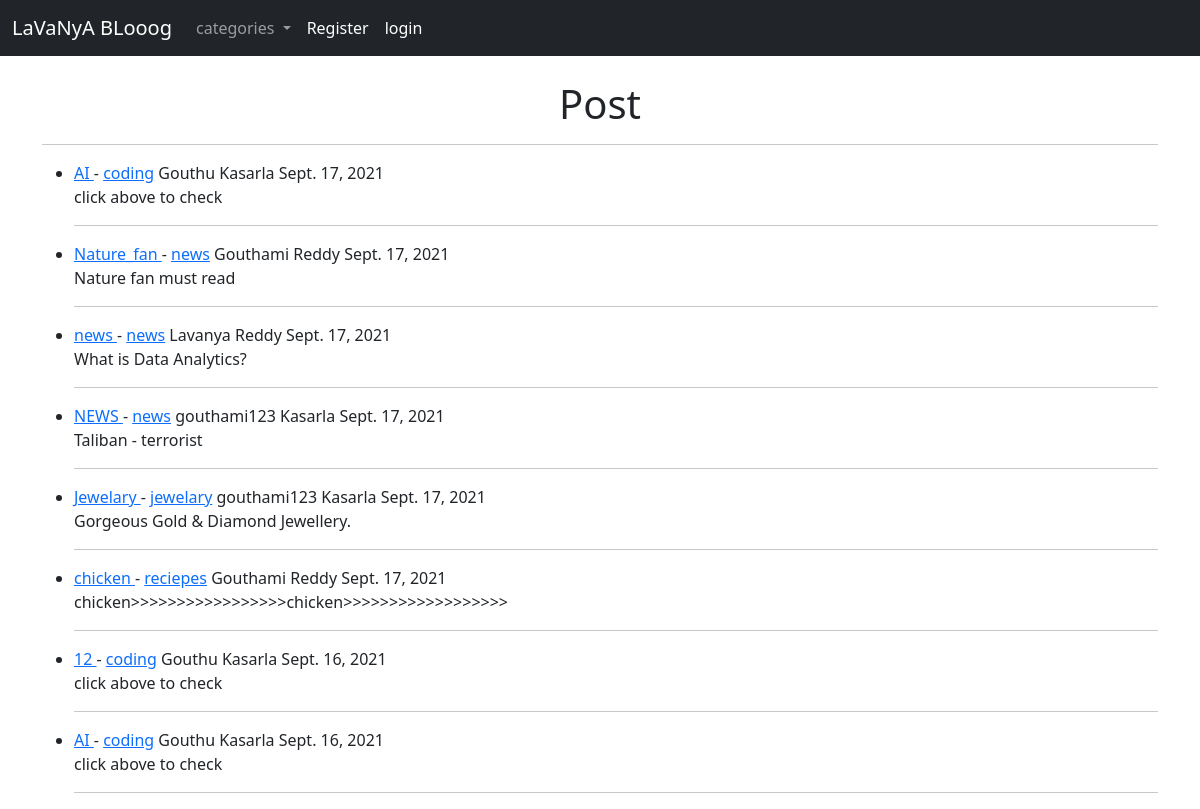
The page / on the database its author committed.
### myblog/models.py (models this page shows, shortened)
class Post(models.Model):
    title = models.CharField(max_length=255)
    header_image = models.ImageField(null=True, blank=True, upload_to="images/")
    title_tag = models.CharField(max_length=255)
    author = models.ForeignKey(User, on_delete=models.CASCADE)
    body = RichTextField(blank=True, null=True)
    post_date=models.DateField(auto_now_add=True)
    category = models.CharField(max_length=255, default='jobs')
    snippet = models.CharField(max_length=255)

### myblog/views.py (the view)
# urls.py: path('', HomeView.as_view(),name='home'),
class HomeView(ListView):
    model=Post
    template_name = 'home.html'
    ordering = ['-post_date']
    def get_context_data(self, *args, **kwargs):
        cat_menu = category.objects.all()
        context = super(HomeView, self).get_context_data(*args, **kwargs)
        context['cat_menu'] = cat_menu
        return context

### myblog/models.py (called while the page is built)
    def __str__(self):
        return self.name

### myblog/templates/home.html (shortened to what this page needs)
{% extends 'base.html' %}
{% block content %}
<h1 style="text-align: center;">Post</h1><hr/>
<ul>
{% for post in object_list %}
    <li><a href="{% url 'article-detail' post.pk %}"> {{post.title}}
    </a>
        - <a href="{% url 'category' post.category|slugify %}">{{post.category }}</a>
        {{ post.author.first_name }}
        {{ post.author.last_name }}
        {{post.post_date}} <br/>
    {{ post.snippet }}
</li><hr/>
{% endfor %}
</ul>
{% endblock %}

### myblog/templates/base.html (shortened to what this page needs)
<!doctype html>
<html lang="en">
  <head>
    <link href="https://cdn.jsdelivr.net/npm/bootstrap@5.1.1/dist/css/bootstrap.min.css" rel="stylesheet">
  </head>
  <body>
    <nav class="navbar navbar-expand-lg navbar-dark bg-dark">
        <div class="container-fluid">
          <a class="navbar-brand" href="{% url 'home' %}">LaVaNyA BLooog</a>
          <div class="collapse navbar-collapse" id="navbarSupportedContent">
            <ul class="navbar-nav me-auto mb-2 mb-lg-0">
              {% if cat_menu %}
              <li class="nav-item dropdown">
                <a class="nav-link dropdown-toggle" href="#" id="navbarDropdown" role="button" data-bs-toggle="dropdown" aria-expanded="false">
                 categories
                </a>
              </li>
              {% endif %}
              {% if user.is_authenticated %}
              <li class="nav-item">
                <a class="nav-link active" aria-current="page" href="{% url 'add_post' %}">Add Post</a>
              </li>
              <li class="nav-item">
                <a class="nav-link active" aria-current="page" href="{% url 'add_category' %}">Add Category</a>
              </li>
              <li class="nav-item">
                <a class="nav-link active" aria-current="page" href="{% url 'edit_profile' %}">Edit Profile</a>
              </li>
              <li class="nav-item">
                <a class="nav-link active" aria-current="page" href="{% url 'logout' %}">logout</a>
              </li>
              {% else %}
              <li class="nav-item">
                <a class="nav-link active" aria-current="page" href="{% url 'register' %}">Register</a>
              </li>
              <li class="nav-item">
                <a class="nav-link active" aria-current="page" href="{% url 'login' %}">login</a>
              </li>
              {% endif %}
                </ul>
          </div>
        </div>
      </nav>
      <br/>
    <div class="container">
        {% block content %}
        {% endblock %}
    </div>
  </body>
</html>

### rows shown on the page
Post: title "AI", category "coding", author.first_name "Gouthu", author.last_name "Kasarla", post_date "Sept. 17, 2021", snippet "click above to check"
Post: title "Nature_fan", category "news", author.first_name "Gouthami", author.last_name "Reddy", post_date "Sept. 17, 2021", snippet "Nature fan must read"
Post: title "news", category "news", author.first_name "Lavanya", author.last_name "Reddy", post_date "Sept. 17, 2021", snippet "What is Data Analytics?"
Post: title "NEWS", category "news", author.first_name "gouthami123", author.last_name "Kasarla", post_date "Sept. 17, 2021", snippet "Taliban - terrorist"
Post: title "Jewelary", category "jewelary", author.first_name "gouthami123", author.last_name "Kasarla", post_date "Sept. 17, 2021", snippet "Gorgeous Gold & Diamond Jewellery."
Post: title "chicken", category "reciepes", author.first_name "Gouthami", author.last_name "Reddy", post_date "Sept. 17, 2021", snippet "chicken>>>>>>>>>>>>>>>>>chicken>>>>>>>>>>>>>>>>>>"
Post: title "12", category "coding", author.first_name "Gouthu", author.last_name "Kasarla", post_date "Sept. 16, 2021", snippet "click above to check"
Post: title "AI", category "coding", author.first_name "Gouthu", author.last_name "Kasarla", post_date "Sept. 16, 2021", snippet "click above to check"
